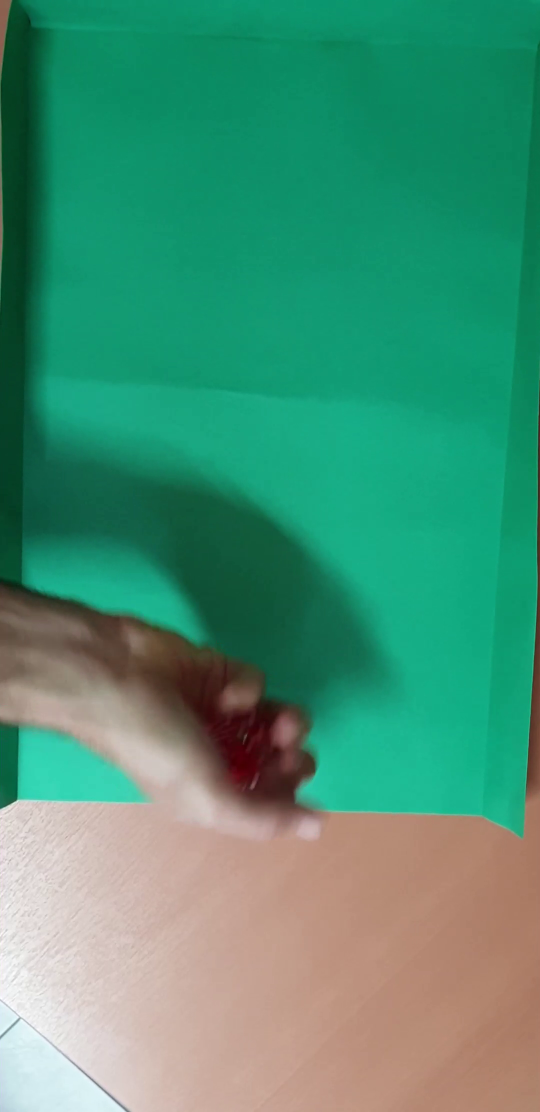
#> input picture frame 14 of TP3/videos/tirada_1.mp4, 1080 x 2224 px (shown at 1/2 size)
$ python dados.py
#> lines starting #> are read from the running program, lines starting #| are printed output that depends on the picture; after the words box and inside, x2 and y2 are one past the last pixel; in counts of white or black regions, pixels touching at a corner belong together
### TP3/utils.py
import cv2
import matplotlib.pyplot as plt
import numpy as np
import sys
import os
sys.path.append('TP3')

# [5 lines left out: function mostrar_imagen, not called in this run]


def analizar_frames(cap):
    """Analiza los fotogramas del video para detectar quietud en los dados."""
    prev_frame = None
    quiet_frames_count = 0 # Contador de fotogramas quietos
    quiet_threshold = 3  # Número de fotogramas para considerar que los dados están quietos
    frame_count = 0  # Contador de fotogramas
    quiet_frame_number = -1  # Número del fotograma donde se detecta la quietud
    while cap.isOpened():
        ret, frame = cap.read()
        if not ret:
            break

        # Eliminar 200 píxeles del eje y
        frame = cv2.resize(frame, (int(width / 3), int(height / 3)))
        frame = frame[:- 200, :]

        if frame_count >= 10:
            if prev_frame is not None:
            # Calcular la diferencia entre el fotograma actual y el anterior
                frame_diff = cv2.absdiff(cv2.cvtColor(prev_frame, cv2.COLOR_BGR2GRAY), cv2.cvtColor(frame, cv2.COLOR_BGR2GRAY))
                _, thresh_diff = cv2.threshold(frame_diff, 25, 255, cv2.THRESH_BINARY)
                cv2.imwrite(os.path.join("TP3/frames", f"frame_{frame_count}.jpg"), frame)

                # Contar los píxeles diferentes
                non_zero_count = np.count_nonzero(thresh_diff)

                # Imprimir el número de píxeles diferentes para depuración
                print(f'Fotograma {frame_count}: Píxeles diferentes: {non_zero_count}')

                if non_zero_count < 25:  # Ajustar este valor según sea necesario
                    quiet_frames_count += 1
                else:
                    quiet_frames_count = 0  # Reiniciar el contador si hay movimiento

                # Si los dados están quietos durante el umbral definido, guardar el número del fotograma
                if quiet_frames_count >= quiet_threshold:
                    if quiet_frame_number == -1:  # Solo guardar el primer fotograma en que se detecta la quietud
                        quiet_frame_number = frame_count

            # Mostrar la imagen de diferencia para depuración
            cv2.imshow('Diferencia', thresh_diff)

        # Actualizar el fotograma anterior
        prev_frame = frame.copy()
        frame_count += 1  # Incrementar el contador de fotogramas


        if cv2.waitKey(25) & 0xFF == ord('q'):
            break

    return quiet_frame_number
# [26 lines left out: functions obtener_puntuacion, analizar_frames_y_obtener_puntuacion, not called in this run]

def procesar_video(video_path):
    """Procesa el video y llama a la función de análisis de fotogramas."""
    cap = cv2.VideoCapture(video_path)
    global width, height
    width = int(cap.get(cv2.CAP_PROP_FRAME_WIDTH))  # Obtiene el ancho del video.
    height = int(cap.get(cv2.CAP_PROP_FRAME_HEIGHT))  # Obtiene la altura del video.

    quiet_frame_number = analizar_frames(cap)

    # Imprimir el número del fotograma donde no hubo cambios
    if quiet_frame_number != -1:
        print(f'El dado se detuvo en el fotograma: {quiet_frame_number}')
        mostrar_imagen(cv2.imread(os.path.join("TP3/frames", f"frame_{quiet_frame_number}.jpg")), 'Fotograma pausa')
    else:
        print('No se detectó quietud en los dados.')

    cap.release()  # Libera el objeto 'cap', cerrando el archivo.
    cv2.destroyAllWindows()  # Cierra todas las ventanas abiertas.

def guardar_video(frames, path, fps=30, codec="mp4v"):

    if not frames:
        raise ValueError("No hay frames en la lista.")
    os.makedirs(os.path.dirname(path), exist_ok=True) # Crea el directorio si no existe

    height, width, _ = frames[0].shape
    fourcc = cv2.VideoWriter_fourcc(*codec)
    out = cv2.VideoWriter(path, fourcc, fps, (width, height))

    for frame in frames:
        out.write(frame)
    out.release()

    print(f"El video se guardo en: {path}")

def procesar_videos_en_carpeta(carpeta_path):
    """Itera sobre todos los videos en una carpeta y los procesa."""
#> in analizar_frames, frame is the input picture: shape (2224, 1080, 3); mean B, G, R 116.6, 145.4, 73.4
#> (key q is pressed here)
    rutas = []
    for archivo in os.listdir(carpeta_path):
        if archivo.endswith('.mp4'):
            video_path = os.path.join(carpeta_path, archivo)
            rutas.append(video_path)
    return rutas

### TP3/dados.py
from utils import *


def detectar_dados_con_centroides_y_puntos(frame):
    """Detecta dados en el fotograma, devuelve bounding boxes, máscara, centroides y puntos."""
    frame = frame[:-600, :]  # Recortar la parte inferior del frame

    image = cv2.blur(frame, (7, 7))

    # Convertimos la imagen a HLS y aplicamos un desenfoque en el canal de luminancia
    hls = cv2.cvtColor(image, cv2.COLOR_BGR2HLS)
    h, l, s = cv2.split(hls)
    image_blureada = cv2.blur(h, (3, 3))

    # Umbral binario para obtener una máscara inicial
    _, imagen_binaria = cv2.threshold(image_blureada, 12, 255, cv2.THRESH_BINARY_INV)

    kernel = cv2.getStructuringElement(cv2.MORPH_RECT, (9, 9))
    open_ = cv2.morphologyEx(imagen_binaria, cv2.MORPH_DILATE, kernel)

    num_labels, labels, stats, centroids = cv2.connectedComponentsWithStats(open_, connectivity=4)

    dados = []  # Lista de bounding boxes
    centroides = []  # Lista de centroides
    puntos_por_dado = []  # Lista de puntos detectados en cada dado

    for i in range(1, num_labels):  # Ignoramos el fondo (label 0)
        x, y, w, h, area = stats[i]
        cx, cy = centroids[i]

        # Calcula el perímetro
        contorno = labels == i
        perimeter = cv2.arcLength(cv2.findContours(contorno.astype(np.uint8), cv2.RETR_EXTERNAL, cv2.CHAIN_APPROX_SIMPLE)[0][0], True)

        # Calcula el factor de forma
        if perimeter > 0:
            fp = area / (perimeter ** 2)
        else:
            fp = 0

        # Filtramos por tamaño del bounding box y factor de forma
        if 40 < h < 160 and 40 < w < 160 and fp < 0.1:
            dados.append((x, y, w, h))
            centroides.append((int(cx), int(cy)))  # Convierte centroides a enteros

            # Detectamos círculos en el área del dado usando HoughCircles
            dado_region = frame[y:y+h, x:x+w]
            gray_dado = cv2.cvtColor(dado_region, cv2.COLOR_BGR2GRAY)
            gray_dado = cv2.GaussianBlur(gray_dado, (7, 7), 2)


            circles = cv2.HoughCircles(
                gray_dado, cv2.HOUGH_GRADIENT, 1, 13, param1=30, param2=15, minRadius=5, maxRadius=15
            )

            if circles is not None:
                circles = np.uint16(np.around(circles))
                puntos_por_dado.append(circles[0, :])  # Guardamos los círculos detectados
            else:
                puntos_por_dado.append([])  # Si no se detectan círculos, guardamos una lista vacía

    return dados, open_, centroides, puntos_por_dado

def calcular_puntuacion_dados(puntos_por_dado):
    """Calcula la puntuación total de los dados y determina la combinación."""
    combinacion = [len(puntos) for puntos in puntos_por_dado]
    combinacion.sort()
    puntaje = 0
    texto = "No combina, 0 puntos."

    if len(combinacion) == 5:
        if len(set(combinacion)) == 1:
            puntaje = 50
            texto = "Generala: 50 puntos"
        elif any(combinacion.count(val) == 4 for val in combinacion):
            puntaje = 40
            texto = "Poker: 40 puntos"
        elif any(combinacion.count(val) == 3 for val in combinacion):
            puntaje = 30
            texto = "Full: 30 puntos"
        elif combinacion == [1, 2, 3, 4, 5]:
            puntaje = 20
            texto = "Escalera menor: 20 puntos"
        elif combinacion == [2, 3, 4, 5, 6]:
            puntaje = 25
            texto = "Escalera mayor: 25 puntos"
        else:
            puntaje = sum(combinacion)
            texto = f"No combina, {puntaje} puntos."

    return puntaje, texto

def dibujar_bounding_boxes_centroides_y_puntos(frame, bounding_boxes, centroides, puntos_por_dado):
    """Dibuja bounding boxes, centroides, puntos en el fotograma y muestra la puntuación sobre las boxes."""
    for (x, y, w, h), (cx, cy), puntos in zip(bounding_boxes, centroides, puntos_por_dado):
        # Dibujar el rectángulo alrededor del dado
        cv2.rectangle(frame, (x, y), (x + w, y + h), (0, 255, 0), 2)

        # Dibujar el centroide
        cv2.circle(frame, (cx, cy), 5, (0, 0, 255), -1)

        # Mostrar coordenadas del centroide
        texto = f"({cx}, {cy})"
        cv2.putText(frame, texto, (cx + 10, cy - 10), cv2.FONT_HERSHEY_SIMPLEX, 0.5, (0, 255, 255), 1)

        # Contar los puntos (círculos) detectados dentro del dado
        cantidad_puntos = len(puntos)

        # Mostrar la puntuación sobre la bounding box
        cv2.putText(frame, f"Puntuacion: {cantidad_puntos}", (x-50, y - 10), cv2.FONT_HERSHEY_SIMPLEX, 0.8, (0, 255, 0), 2)

        # Dibujar los puntos (círculos) detectados dentro del dado
        for (x_circ, y_circ, r) in puntos:
            cv2.circle(frame, (x + x_circ, y + y_circ), r, (255, 0, 0), 2)  # Círculo azul para los puntos

    # Calcular la puntuación total y el texto de la combinación
    puntaje, texto_combinacion = calcular_puntuacion_dados(puntos_por_dado)

    # Mostrar el texto de la combinación en el frame
    cv2.putText(frame, texto_combinacion, (250, 100), cv2.FONT_HERSHEY_DUPLEX, 1.5, (0, 255, 255), 2)

    return frame


def mostrar_video_con_centroides_y_puntos(video_path):
    """Procesa el video, detecta componentes conectados, puntos de los dados y muestra bounding boxes, centroides y puntos."""
    cap = cv2.VideoCapture(video_path)

    width = int(cap.get(cv2.CAP_PROP_FRAME_WIDTH))
    height = int(cap.get(cv2.CAP_PROP_FRAME_HEIGHT))
    fps = int(cap.get(cv2.CAP_PROP_FPS))
    frames = []

    cv2.namedWindow('Dados, Centroides y Puntos', cv2.WINDOW_NORMAL)

    paused = False

    while cap.isOpened():
        if not paused:
            ret, frame = cap.read()
            if not ret:
                break

            bounding_boxes, mascara, centroides, puntos_por_dado = detectar_dados_con_centroides_y_puntos(frame)
#> in detectar_dados_con_centroides_y_puntos, `h, l, s = cv2.split(hls)`:
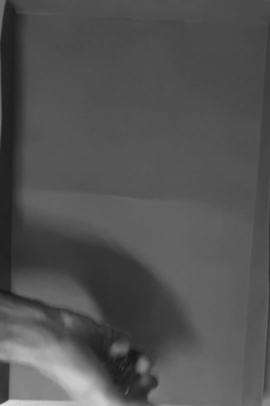
#> l: shape (1624, 1080) (shown at 1/4 size); min 22, max 228, mean 82.6
#> in detectar_dados_con_centroides_y_puntos, `h, l, s = cv2.split(hls)`:
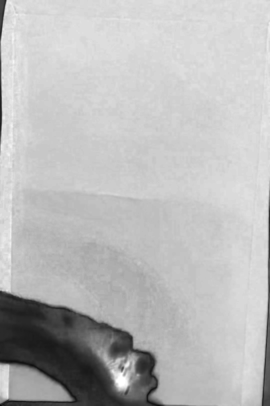
#> s: shape (1624, 1080) (shown at 1/4 size); min 3, max 255, mean 186.6
#> in detectar_dados_con_centroides_y_puntos, `_, imagen_binaria = cv2.threshold(image_blureada, 12, 255, cv2.THRESH_..`:
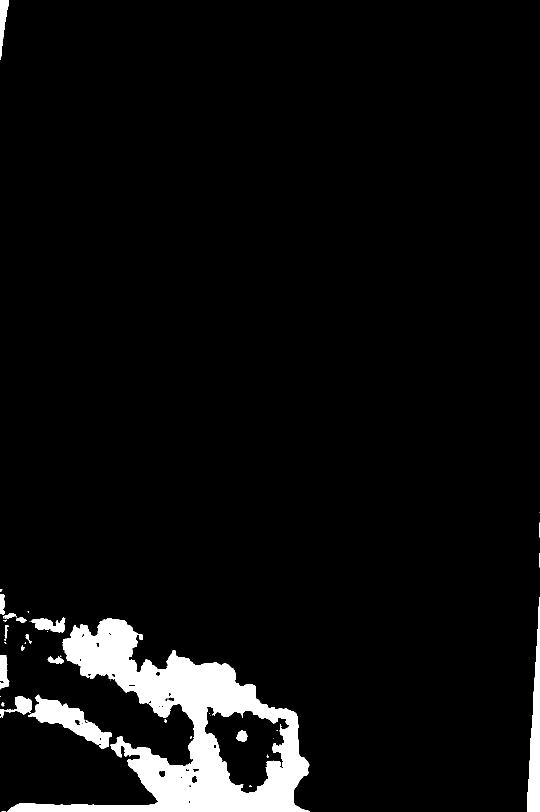
#> imagen_binaria: shape (1624, 1080) (shown at 1/2 size); 5.5% white; 42 white regions (23 under 20 px), largest, box (x1, y1, x2, y2) and area: (14, 1237, 620, 1624) 77424, (57, 1389, 224, 1498) 6115, (1054, 1194, 1080, 1624) 5953
#> in detectar_dados_con_centroides_y_puntos, `num_labels, labels, stats, centroids = cv2.connectedComponentsWithStat..`:
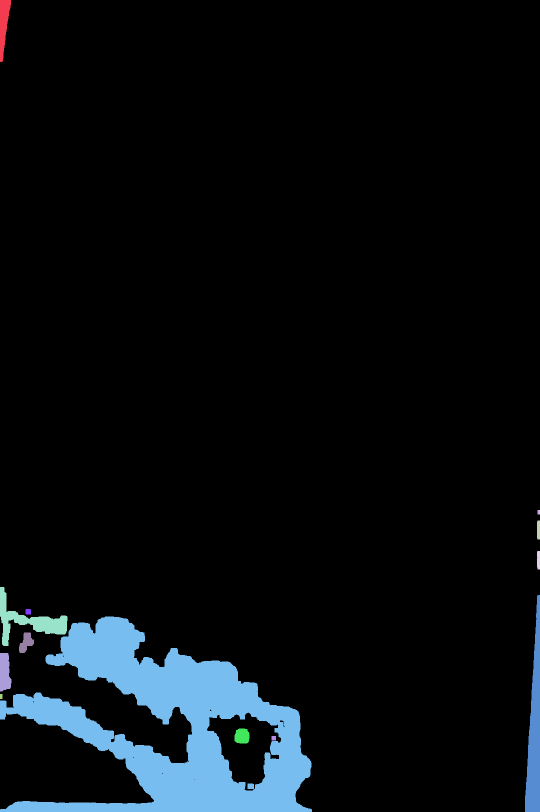
#> labels: shape (1624, 1080) int32 (shown at 1/2 size); 14 distinct labels, from 0 to 13; one colour per label, 0 black
#> in detectar_dados_con_centroides_y_puntos, `num_labels, labels, stats, centroids = cv2.connectedComponentsWithStat..`: num_labels = 14; stats = 14 rows, first 6: [0, 0, 1080, 1624, 1630547], [0, 0, 22, 124, 1654], [1075, 1020, 5, 9, 45], [1074, 1041, 6, 38, 224], [1074, 1102, 6, 37, 216], [0, 1174, 135, 118, 4631]; centroids = 14 rows, first 8: [552.4, 765.2], [7.13, 47.99], [1077, 1024], [1076.5, 1059.5], [1076.6, 1119.8], [57.99, 1242], [1068.9, 1459], [56.04, 1223]
#> the loop in detectar_dados_con_centroides_y_puntos, `for i in range(1, num_labels):` made 13 passes
#> (x, y, w, h, area, cx, cy, perimeter) on passes 1 to 8: (0, 0, 22, 124, 1654, 7.13, 47.99, 278), (1075, 1020, 5, 9, 45, 1077, 1024, 24), (1074, 1041, 6, 38, 224, 1076.5, 1059.5, 82.83), (1074, 1102, 6, 37, 216, 1076.6, 1119.8, 81.66), (0, 1174, 135, 118, 4631, 57.99, 1242, 569), (1050, 1190, 30, 434, 7801, 1068.9, 1459, 910.2), (51, 1218, 11, 11, 118, 56.04, 1223, 38.24), (0, 1233, 624, 391, 105590, 340.3, 1453.6, 3685.2)
#> after the loop in detectar_dados_con_centroides_y_puntos, `for i in range(1, num_labels):`:
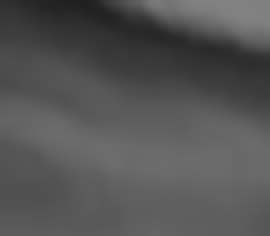
#> gray_dado: shape (118, 135) (shown 2 times larger); min 32, max 130, mean 84.2
#> after the loop in detectar_dados_con_centroides_y_puntos, `for i in range(1, num_labels):`: centroides = [(57, 1241)]; dados = [(0, 1174, 135, 118)]; puntos_por_dado = [[]]
#> bounding_boxes = [(0, 1174, 135, 118)]; centroides = [(57, 1241)]; puntos_por_dado = [[]]
            frame_with_boxes_centroides_y_puntos = dibujar_bounding_boxes_centroides_y_puntos(
                frame, bounding_boxes, centroides, puntos_por_dado
            )
#> the loop in dibujar_bounding_boxes_centroides_y_puntos, `for (x, y, w, h), (cx, cy), puntos in zip(bounding_boxes, centroides, ..` made 1 pass
#> (x, y, w, h, cx, cy, puntos, cantidad_puntos) on pass 1: (0, 1174, 135, 118, 57, 1241, [], 0)
#> after the loop in dibujar_bounding_boxes_centroides_y_puntos, `for (x, y, w, h), (cx, cy), puntos in zip(bounding_boxes, centroides, ..`:
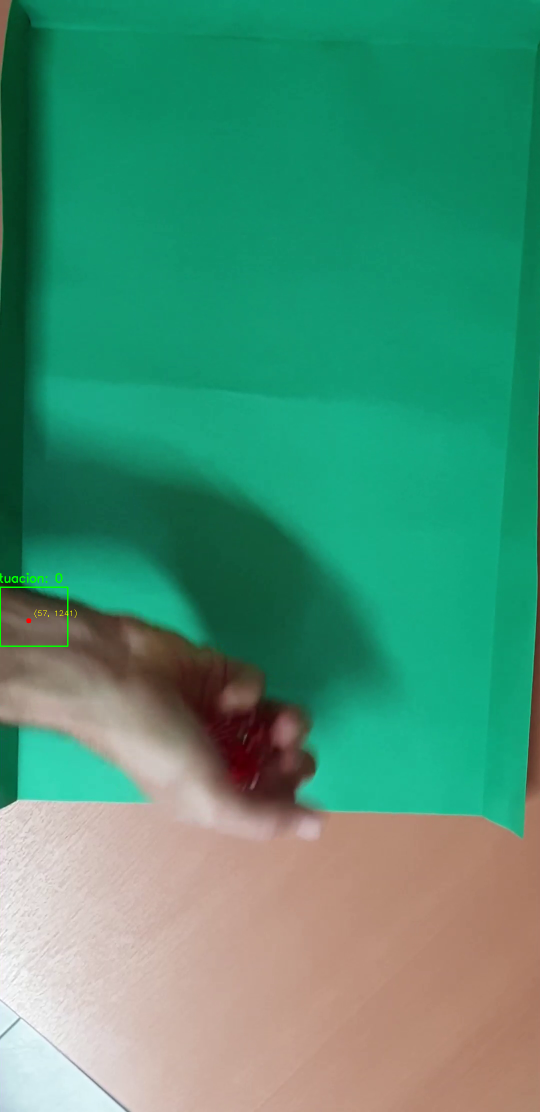
#> frame: shape (2224, 1080, 3) (shown at 1/2 size); 0.1% of pixels changed, all inside (x1, y1, x2, y2) = (0, 1145, 153, 1294)
#> in calcular_puntuacion_dados, `combinacion = [len(puntos) for puntos in puntos_por_dado]`: combinacion = [0]
#> in dibujar_bounding_boxes_centroides_y_puntos, `puntaje, texto_combinacion = calcular_puntuacion_dados(puntos_por_dado)`: puntaje = 0; texto_combinacion = 'No combina, 0 puntos.'
#> in dibujar_bounding_boxes_centroides_y_puntos, `cv2.putText(frame, texto_combinacion, (250, 100), cv2.FONT_HERSHEY_DUP..`:
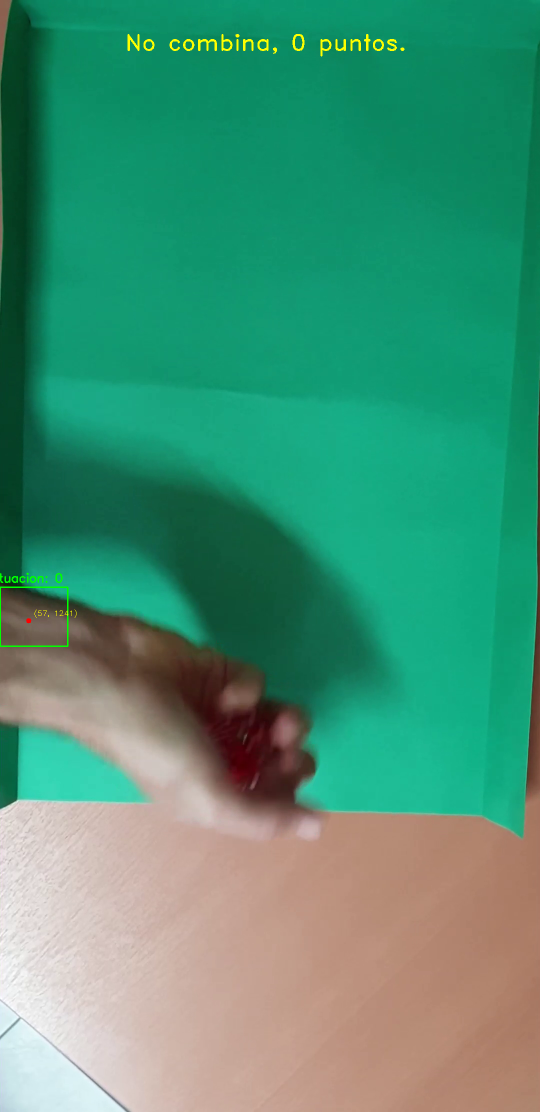
#> frame: shape (2224, 1080, 3) (shown at 1/2 size); 0.19% of pixels changed, all inside (x1, y1, x2, y2) = (255, 68, 809, 113)

            # Redimensionamos el fotograma para que se ajuste a la ventana
            frame_with_boxes_centroides_y_puntos = cv2.resize(frame_with_boxes_centroides_y_puntos, (int(width / 3), int(height / 3)))
            frames.append(frame_with_boxes_centroides_y_puntos)

            cv2.imshow('Dados, Centroides y Puntos', frame_with_boxes_centroides_y_puntos)

        key = cv2.waitKey(1000 // fps) & 0xFF
#> (key q is pressed here)
        if key == ord('q'):
            break
        elif key == ord('p'):
            paused = not paused

    cap.release()
    cv2.destroyAllWindows()
    return frames


routes = procesar_videos_en_carpeta('TP3/videos')
num = 0

for route in routes:
    procesar_video(route)

# Ejecutar el procesamiento de video con detección de puntos
for route in routes:
    num += 1
    guardar_video(mostrar_video_con_centroides_y_puntos(route), 'TP3/videos_output/tirada_' + str(num) + '.mp4')
#> in guardar_video, `fourcc = cv2.VideoWriter_fourcc(*codec)`: fourcc = 1983148141
#> the loop in guardar_video, `for frame in frames:` made 1 pass
